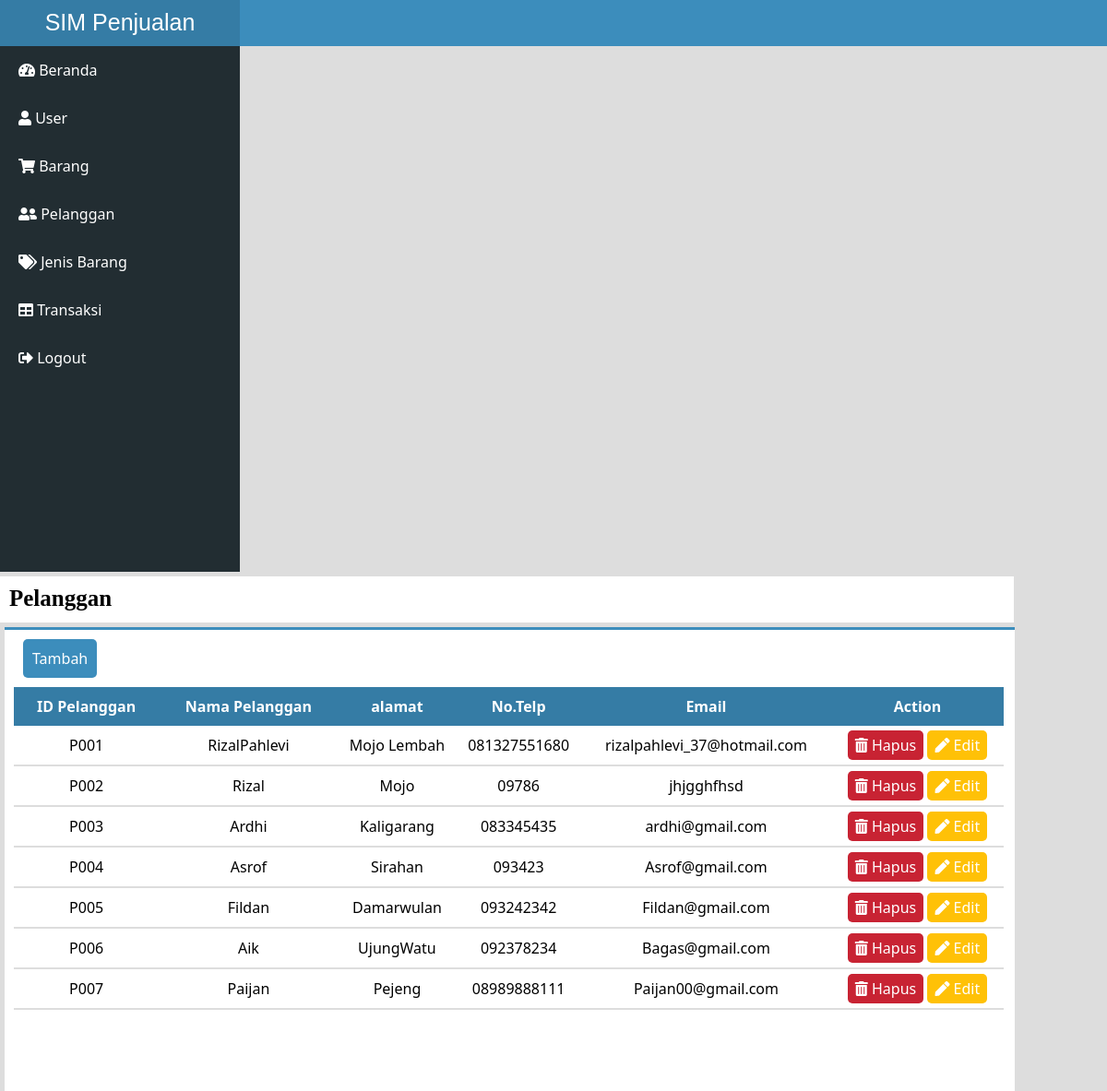
/index.php?p=pelanggan (signed in), run on the app's committed database.
### tables this page shows
CREATE TABLE `pelanggan` (
  `id_pelanggan` varchar(10) NOT NULL,
  `nama` varchar(30) NOT NULL,
  `alamat` varchar(35) NOT NULL,
  `no_telp` varchar(15) NOT NULL,
  `email` varchar(40) NOT NULL
);

### system/proses.php (called while the page is built, shortened)
<?php
	class proses{
		function __construct(){
			$server='localhost';
			$user='root';
			$psw='';
			$dbname='db_penjualan';
			$kon=$this->con=new PDO("mysql:host=$server;dbname=$dbname",$user,$psw);
		}
		function get($cel=null,$table=null,$property=null){
			$qw ="SELECT $cel FROM $table $property";
			$ret=$this->con->query($qw);
			return $ret;
		}
	}
	$db=new proses;
 ?>

### content/pelanggan.php (the view)
<?php
	include "system/proses.php";
 ?>
<div class="judul-content">
	<h1>Pelanggan</h1>
</div>
<div class="isi-content">
	<a href="index.php?p=f_pelanggan" class="link-tambah-barang">Tambah</a>
	<div class="judul-home">
		<div class="divtabel">
		<table class="tabel98">
			<tr>
				<th>ID Pelanggan</th>
				<th>Nama Pelanggan</th>
				<th>alamat</th>
				<th>No.Telp</th>
				<th>Email</th>
				<th>Action</th>
			</tr>
			<?php
				$qw=$db->get("*","pelanggan","ORDER BY id_pelanggan ASC");
				foreach($qw as $tamp_pelanggan) {
			 ?>
			<tr>
				<td><?= $tamp_pelanggan['id_pelanggan']; ?></td>
				<td><?= $tamp_pelanggan['nama']; ?></td>
				<td><?= $tamp_pelanggan['alamat']; ?></td>
				<td><?= $tamp_pelanggan['no_telp']; ?></td>
				<td><?= $tamp_pelanggan['email']; ?></td>
				<td>
					<a href="crud/hapus_pelanggan.php?idp=<?= $tamp_pelanggan['id_pelanggan']; ?>" class="btn btn-merah" onclick="return confirm('Yakin Ingin Menghapus Data ?')"><i class="fa fa-trash-alt"></i> Hapus</a>
					<a href="index.php?p=f_pelanggan&id_pelanggan=<?= $tamp_pelanggan['id_pelanggan']; ?>" class="btn btn-kuning"><i class="fa fa-pen"></i> Edit</a>
				</td>
			</tr>
			<?php
				}
			 ?>
		</table>
		</div>
	</div>
</div>

### assets/css/custom.css (style rules this page uses)
* { margin: 0px;padding: 0px; }
body { background-color: #ddd; }
.content .judul-content { float: left; width: 1099px; height: 50px; background-color: #fff; }
.content .judul-content h1 { font-family: agency FB; font-size: 25px; margin: 10px 10px; background-color: #fff; }
.content .isi-content { border-top: 3px solid #3c8dbc; float: left; width: 1095px; height: auto; background-color: #fff; margin-top:5px; margin-left: 5px; }
.content .judul-home { height: 500px; }
.link-tambah-barang { border-radius:5px; float: left; font-family: segoe ui; text-decoration: none; color: #fff; padding: 10px; background-color: #3c8dbc; margin-top: 10px; margin-bottom: 10px; margin-left: 20px; }
.tabel98 { width: 98%; border-collapse: collapse; margin-top: 30px; padding-left: 30px; margin-left: 10px; }
.tabel98 tr th { padding:10px; color: #fff; font-family: segoe ui; background-color: #357ca5; }
.tabel98 tr td { padding-top: 10px; padding-bottom: 10px; font-family: segoe ui; text-align: center; border-bottom: 2px solid #ddd; }
.btn { text-decoration: none; color: #fff; font-family: segoe ui; border-radius: 5px; padding:5px 8px; }
.btn-merah { background-color: #C82333; }
.btn-kuning { background-color: #FFC107; }

### data on the page
pelanggan: id_pelanggan "P001", nama "RizalPahlevi", alamat "Mojo Lembah", no_telp "081327551680", email "rizalpahlevi_37@hotmail.com"
pelanggan: id_pelanggan "P002", nama "Rizal", alamat "Mojo", no_telp "09786", email "jhjgghfhsd"
pelanggan: id_pelanggan "P003", nama "Ardhi", alamat "Kaligarang", no_telp "083345435", email "ardhi@gmail.com"
pelanggan: id_pelanggan "P004", nama "Asrof", alamat "Sirahan", no_telp "093423", email "Asrof@gmail.com"
pelanggan: id_pelanggan "P005", nama "Fildan", alamat "Damarwulan", no_telp "093242342", email "Fildan@gmail.com"
pelanggan: id_pelanggan "P006", nama "Aik", alamat "UjungWatu", no_telp "092378234", email "Bagas@gmail.com"
pelanggan: id_pelanggan "P007", nama "Paijan", alamat "Pejeng", no_telp "08989888111", email "Paijan00@gmail.com"
